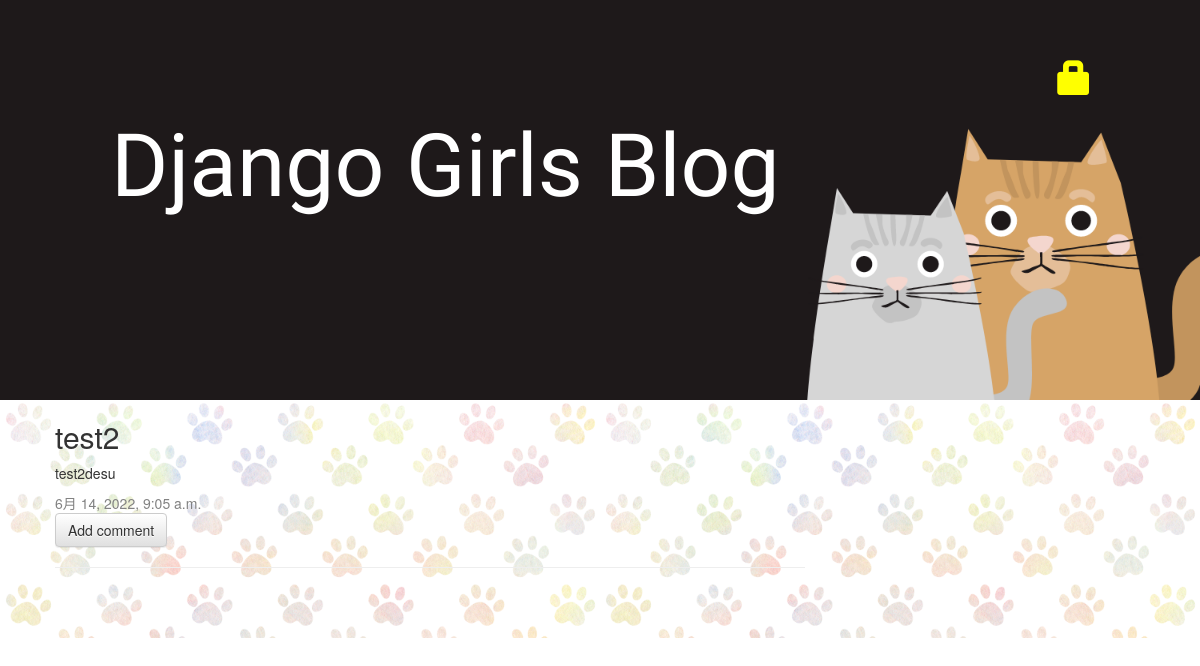
The app's page /post/2/ with its own data.
### blog/models.py (models this page shows, shortened)
class Post(models.Model):
    author = models.ForeignKey(settings.AUTH_USER_MODEL, on_delete=models.CASCADE)
    title = models.CharField(max_length=200)
    text = models.TextField()
    created_date = models.DateTimeField(default=timezone.now)
    published_date = models.DateTimeField(blank=True, null=True)

### blog/views.py (the view)
# urls.py: path('post/<int:pk>/', views.post_detail, name='post_detail'),
def post_detail(request, pk):
    post = get_object_or_404(Post, pk=pk)
    return render(request, 'blog/post_detail.html', {'post': post})

### blog/templates/blog/post_detail.html (shortened to what this page needs)
{% extends 'blog/base.html' %}
{% block content %}
    <div class="post">
        <h2>{{ post.title }}</h2>
        <p>{{ post.text|linebreaksbr }}</p>
        {% if post.published_date %}
            <div class="date">
                {{ post.published_date }}
            </div>
        {% else %}
            <a class="btn btn-default" href="{% url 'post_publish' pk=post.pk %}">Publish</a>
        {% endif %}
        <a class="btn btn-default" href="{% url 'add_comment_to_post' pk=post.pk %}">Add comment</a>
        <hr>
    </div>
{% endblock %}

### blog/static/css/blog.css (style rules this page uses)
h1, h2, h3, h4 { font-family: 'Amatic SC', cursive; }
.date { color: #828282; }
.post { margin-bottom: 70px; }

### records on screen
Post: title "test2", text "test2desu", published_date "6月 14, 2022, 9:05 a.m."
